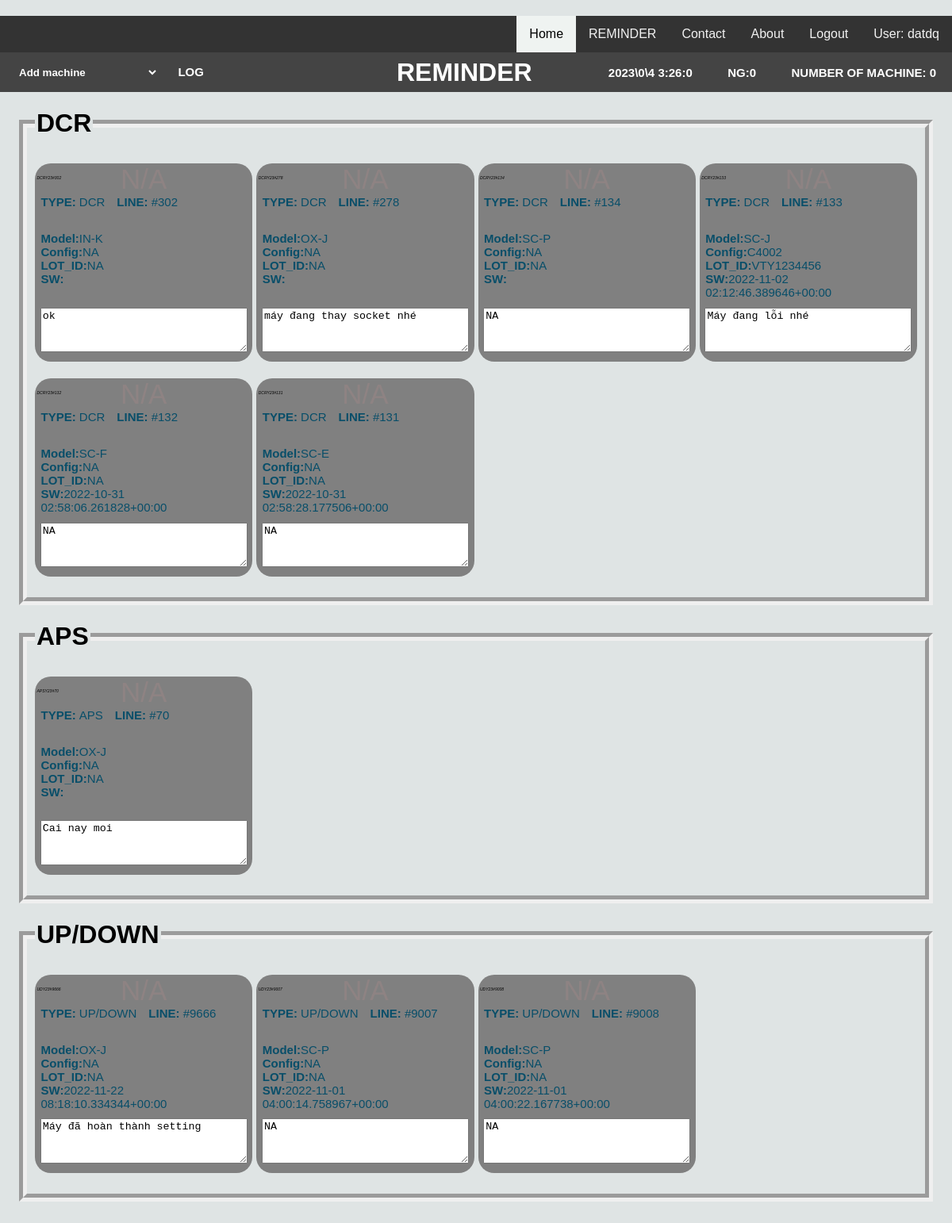
Page /reminder/ (signed in) on the committed database.
### reminder/models.py (models this page shows, shortened)
class MachineStatus(models.Model):
    macId = models.CharField(primary_key=True,max_length=50) # Machine ID ex: DCR001
    macType = models.ForeignKey(MachineType,default=None,on_delete=models.SET_DEFAULT) # Machine Type UP/DOWN APS DCR
    line = models.CharField(max_length=10)
    model = models.CharField(max_length=10)
    status = models.IntegerField(default=1,choices=MAC_STATUS_LIST) # TRUE : OK , FALSE : NG
    buildConfig = models.CharField(max_length=10,null=True,blank=True)
    lotId = models.CharField(max_length=30,default="")
    curDetail = models.CharField(max_length=1000,null=True,blank=True)
    updated = models.DateTimeField(auto_now=True,null=True)
    sw = models.CharField(max_length=30, null=True, blank=True)

### reminder/views.py (the view)
# urls.py: path('',views.view_reminder,name="reminder"),
@login_required(redirect_field_name="next",login_url='login_form')
def view_reminder(request):
   machines = []
   user = request.user
   user_mac_list =  user_mac.objects.filter(user = user).values()
   mac_id_list = list(i["machine_id"] for i in user_mac_list)
   machine_query = MachineStatus.objects.filter(macId__in = mac_id_list)
   type_list = list(set(i["macType_id"] for i in machine_query.values("macType_id")))
   for macType in type_list:
      macs = list(machine_query.filter(macType_id = macType).values())
      mac_with_type = {"mac":macs,"type":macType}
      machines.append(mac_with_type)
   context = {'machines': machines,'title':app_title}
   return render(request, 'reminder/reminder.html', context)

### reminder/templates/reminder/reminder.html (shortened to what this page needs)
{% extends 'base/base.html' %}
{% load static %}
{% block content %}
<head>
    <link rel="stylesheet" href="{% static 'reminder/css/style.css'%}">
</head>
{% include 'reminder/reminderMenu.html'%}
<div id="gridView">
    {% for mac_with_type in machines %}
    <fieldset class="grid">
        <legend>
            <h1>{{mac_with_type.type}}</h1>
        </legend>
        {% for machine in mac_with_type.mac%}
        {% include 'reminder/MachineGrid.html' with object=machine %}
        {% endfor %}
    </fieldset>
    {% endfor %}
</div>
{% endblock content %}

### templates/base/base.html (shortened to what this page needs)
<!DOCTYPE html>
{% load static %}
<html lang="en">
<head>
    <link rel="stylesheet" href="{% static 'base/css/base.css'%}">
</head>
<body>
    {% include 'base/navbar.html' %}
    {% block content %}
    {% endblock %}
</body>
</html>

### templates/base/navbar.html
{% load static %}
<link rel="stylesheet" href="{% static 'base/css/navbar.css'%}">
<div class="topnav">
    {% if request.user.is_authenticated%}
    <a> User: {{user.get_username}} </a>
    <a class "aright" href="{% url 'logout_form' %}">Logout</a>
    {% else %}
    <a class "aright" href="{% url 'login_form' %}">Login</a>
    {% endif %}
    <a class="aleft" href="/">About</a>
    <a class="aleft" href="/">Contact</a>
    <a class="aleft" href="/reminder">REMINDER</a>
    <a class="active al" href="/">Home</a>
</div>

### reminder/templates/reminder/reminderMenu.html (shortened to what this page needs)
{% load static %}
<head>
  <link rel="stylesheet" href="{% static 'reminder/css/reminderMenu.css'%}">
</head>
<div class="top-menu">
  <div class="stick-left">
    <select onchange="addMachineChange(event)" id="add-machine">
      <option selected disabled hidden>Add machine</option>
    </select>
    <a href="{% url 'logSystem' %}">LOG</a>
  </div>
  <div class="stick-right">
    <b id="clock"></b>
    <b><strong>NG:</strong><span id="numberOfNG">0</span></b>
    <b><strong>NUMBER OF MACHINE: </strong><span id="numberOfMachines">0</span></b>
  </div>
  <b style="text-align:center; left: 40%; position: absolute; font-size: xx-large;">REMINDER </b>
</div>

### reminder/templates/reminder/MachineGrid.html
<div ondblclick="openFormUpdateStatus(this.id)" id="{{machine.macId}}" class="grid-eye" style="background-color: gray ;">
    <p class="mStatusTextInG">N/A</p>
    <p class="mInfoTextInG" style="float:left;"><strong>TYPE: </strong><span>{{machine.macType_id}}</span></p>
    <p class="mInfoTextInG" style="float:left;"><strong>LINE: </strong><span>{{machine.line}}</span></p>
    <br>
    <br>
    <p class="mInfoTextInG"><strong>Model:</strong><span>{{machine.model}}</span></p>
    <p class="mInfoTextInG"><strong>Config:</strong><span>{{machine.buildConfig}}</span></p>
    <p class="mInfoTextInG"><strong>LOT_ID:</strong><span>{{machine.lotId}}</span></p>
    <p class="mInfoTextInG"><strong>SW:</strong><span>{{machine.sw}}</span></p>
    <textarea class="mDetailInG" placeholder="Detail">{{machine.curDetail}}</textarea>
    <i class="mPkIdText">{{machine.macId}}</i>
</div>

### static/base/css/base.css (style rules this page uses)
body { margin: 0; background: url(https://images.unsplash.com/photo-1444927714506-8492d94b4e3d?ixlib=rb-0.3.5&q=80&fm=jpg&crop=entropy&s=067f0b097deff88a789e125210406ffe) center center no-repeat; }

### static/base/css/navbar.css (style rules this page uses)
body { margin: 0; }
.topnav { padding: 0px 0px 0px 0px; overflow: hidden; background-color: #333; }
.topnav a { float: right; color: #f2f2f2; text-align: center; padding: 14px 16px; text-decoration: none; }
.topnav a.active { background-color: #eff3f1; color: black; }

### reminder/static/reminder/css/style.css (style rules this page uses)
body { font-family: Arial, Helvetica, sans-serif; background-color: #dfe4e4; padding: 20px 0 28px 0; margin: 0; }
.grid { border-width: 10px; margin-left: 2%; margin-right: 2%; display: grid; grid-template-columns: repeat(auto-fill, minmax(250px, 2fr)); grid-gap: 5px; padding: 10px; }
.grid>.grid-eye { color: black; height: 250px; font-size: 20px; overflow: hidden; position: relative; margin: 0 0 1rem 0; border-radius: 1em; }
.mStatusTextInG { margin-block: 5em; text-align: center; color: rgb(142, 131, 131); font-size: 35px; margin-block: 0em; }
.mInfoTextInG { font-size: 15px; margin-block: 0em; margin-left: 0.5em; margin-right: 0.5em; color: rgb(8, 78, 105); }
.mDetailInG { position: absolute; bottom: 2%; left: 0; right: 0em; top: 70%; margin: 0.5em; }
.mPkIdText { position:absolute; font-size:5px; margin: 0.5em; top: 5%; }

### reminder/static/reminder/css/reminderMenu.css (style rules this page uses)
.top-menu { display: flex; justify-content: space-between; align-items: center; background-color: #444; color: #fff; height: 50px; }
.top-menu a, b, button { padding: 16.5px 20px 16.5px 20px; color: white; text-decoration: none; font-weight: bold; font-size: 15px; }
.top-menu select,option { font-weight: bold; padding: 15px 20px 15px 20px; background-color: #444; border: none; color: white; }
#add-machine { width: 200px; }
.stick-right { float: right; }
.stick-left { float: left; }

### rows in the picture
MachineStatus: macType_id "DCR", line "#302", model "IN-K", buildConfig "NA", lotId "NA", curDetail "ok", macId "DCRY23#302"
MachineStatus: macType_id "DCR", line "#278", model "OX-J", buildConfig "NA", lotId "NA", curDetail "máy đang thay socket nhé", macId "DCRY23#278"
MachineStatus: macType_id "DCR", line "#134", model "SC-P", buildConfig "NA", lotId "NA", curDetail "NA", macId "DCRY23#134"
MachineStatus: macType_id "DCR", line "#133", model "SC-J", buildConfig "C4002", lotId "VTY1234456", sw "2022-11-02 02:12:46.389646+00:00", curDetail "Máy đang lỗi nhé", macId "DCRY23#133"
MachineStatus: macType_id "DCR", line "#132", model "SC-F", buildConfig "NA", lotId "NA", sw "2022-10-31 02:58:06.261828+00:00", curDetail "NA", macId "DCRY23#132"
MachineStatus: macType_id "DCR", line "#131", model "SC-E", buildConfig "NA", lotId "NA", sw "2022-10-31 02:58:28.177506+00:00", curDetail "NA", macId "DCRY23#131"
MachineStatus: macType_id "APS", line "#70", model "OX-J", buildConfig "NA", lotId "NA", curDetail "Cai nay moi", macId "APSY23#70"
MachineStatus: macType_id "UP/DOWN", line "#9666", model "OX-J", buildConfig "NA", lotId "NA", sw "2022-11-22 08:18:10.334344+00:00", curDetail "Máy đã hoàn thành setting", macId "UDY23#9666"
MachineStatus: macType_id "UP/DOWN", line "#9007", model "SC-P", buildConfig "NA", lotId "NA", sw "2022-11-01 04:00:14.758967+00:00", curDetail "NA", macId "UDY23#9007"
MachineStatus: macType_id "UP/DOWN", line "#9008", model "SC-P", buildConfig "NA", lotId "NA", sw "2022-11-01 04:00:22.167738+00:00", curDetail "NA", macId "UDY23#9008"

### other values in the picture
{{ user.get_username }} "datdq"
{{ mac_with_type.type }} "DCR" "APS" "UP/DOWN"
